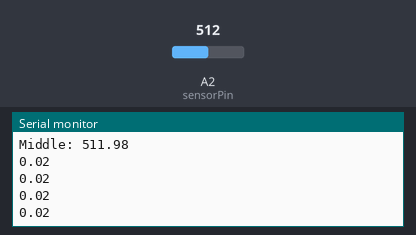
Simulated run of this sketch. Board: Arduino Uno, built with avr-gcc and run on an emulated ATmega328P. Parts: the last lines printed to the serial monitor. Inputs (shaded band) come from the test bench; at power-on: A2 (sensorPin) = 512.

Above: at 5.7 s.
5.8 s: A2 (sensorPin) set to 716
At 6.25 s:
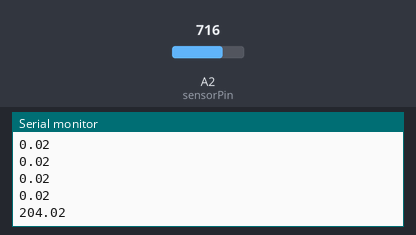
7.3 s: A2 (sensorPin) set to 900
At 7.32 s:
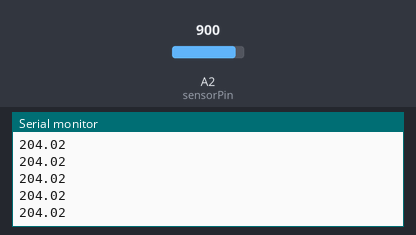
Timing chart, 0 to 10.3 s (numbered marks = the images above; inputs shaded):
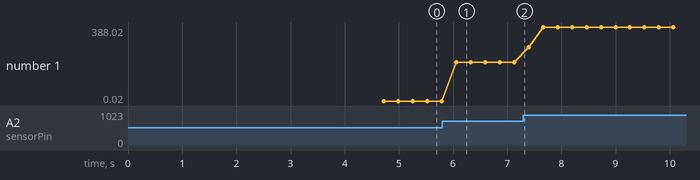

The sketch:

TestMic.ino
```cpp
/**
 * test microphone ( electet microphone   sparkfun BOB-09964 )
 *   VCC to 5v; GND to ground; AVD to analog pin 2
 **/

int sensorPin = A2;
int sensorValue = 0;
float middle;

void setup() {
  Serial.begin(9600);

  /* measure background noise*/
  middle = aveReading(sensorPin, 0, 3000, 1);
  Serial.print("Middle: ");
  Serial.println(middle);
  delay(1000);
}

void loop() {
  Serial.println(aveReading(sensorPin, middle, 100, 2));
  delay(50);
}

/* get a bunch of readings and return the average */
float aveReading(int pin, float middle, int nreadings, int delay_time)
{
  float result;
  result = 0.0;
  for(int i=0; i<nreadings; i++) {
    result += (abs((float)analogRead(pin) - middle) / (float)nreadings);
    delay(delay_time);
  }
  return(result);
}
```

Measured:
- after the input at 5.8 s, the serial monitor: prints a new line after 0.26 s (image 1)
- plotted number 1: 0.02 → 204.02 after the input at 5.8 s, 204.02 → 388.02 after the input at 7.3 s
